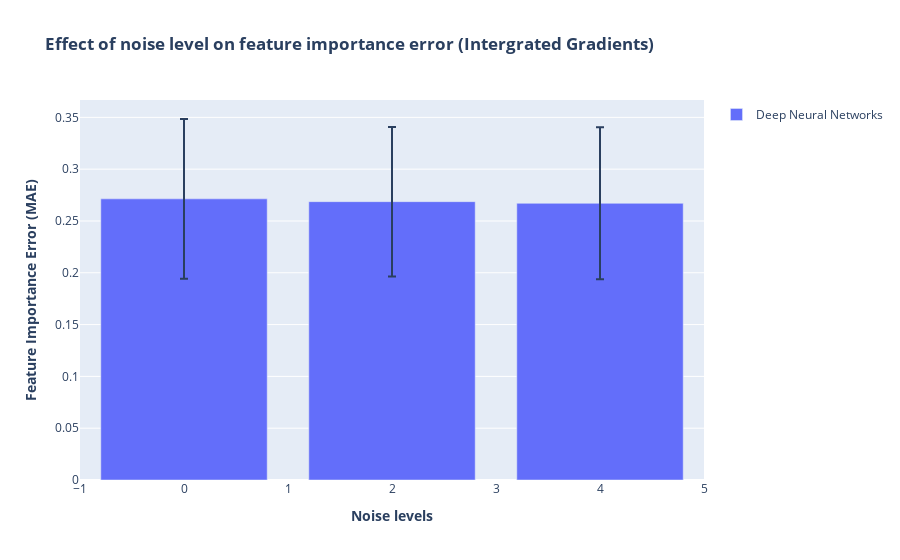

Source (notebook cell):
### Code cell
y = [dnnig_noise_mean]
err = [dnnig_noise_std]
name = ['Deep Neural Networks']

fig = make_subplots(specs=[[{"secondary_y": False}]])
figure_add_traces(noise, y, name, err)


# Add figure title
fig.update_layout(
    title_text="<b>Effect of noise level on feature importance error (Intergrated Gradients)</b>",
    barmode='group'
)
# fig.update_traces(texttemplate='%{text:.2s}', textposition='outside')
# fig.update_layout(uniformtext_minsize=8, uniformtext_mode='hide')


# Set x-axis title
fig.update_xaxes(title_text="<b>Noise levels</b>")

# Set y-axes titles
fig.update_yaxes(title_text="<b>Feature Importance Error (MAE)</b>", secondary_y=False)
#fig.update_yaxes(title_text="<b>SHAP Error</b>", secondary_y=True)


fig.show()

### Figure 1 — Plotly figure (JSON) as saved in the notebook; plotly's stock layout.template omitted (floating-point values rounded to 4 significant figures)
{"data": [{"error_y": {"array": [0.07708, 0.07213, 0.07334], "type": "data"}, "name": "Deep Neural Networks", "offsetgroup": "0", "showlegend": true, "type": "bar", "x": ["0", "2", "4"], "xaxis": "x", "y": [0.2713, 0.2686, 0.267], "yaxis": "y"}], "layout": {"barmode": "group", "title": {"text": "<b>Effect of noise level on feature importance error (Intergrated Gradients)</b>"}, "xaxis": {"anchor": "y", "domain": [0, 1], "title": {"text": "<b>Noise levels</b>"}}, "yaxis": {"anchor": "x", "domain": [0, 1], "title": {"text": "<b>Feature Importance Error (MAE)</b>"}}}}
